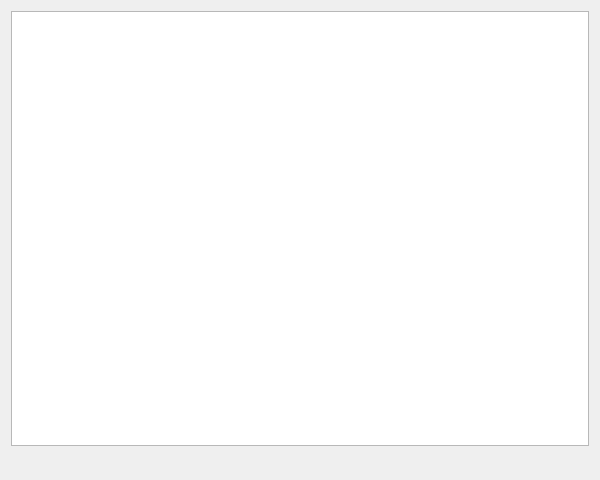
<?xml version="1.0" encoding="UTF-8"?>
<ui version="4.0">
 <class>UnTech::GuiQt::MetaSprite::ActionPoints::EditorWidget</class>
 <widget class="QWidget" name="UnTech::GuiQt::MetaSprite::ActionPoints::EditorWidget">
  <property name="geometry">
   <rect>
    <x>0</x>
    <y>0</y>
    <width>600</width>
    <height>480</height>
   </rect>
  </property>
  <property name="windowTitle">
   <string>Entity ROM Structs Editor</string>
  </property>
  <layout class="QVBoxLayout" name="verticalLayout">
   <item>
    <widget class="GuiQt::Accessor::ListAccessorTableView" name="tableView"/>
   </item>
   <item>
    <widget class="QToolBar" name="tableButtons">
     <property name="movable">
      <bool>false</bool>
     </property>
     <property name="iconSize">
      <size>
       <width>16</width>
       <height>16</height>
      </size>
     </property>
     <property name="floatable">
      <bool>false</bool>
     </property>
    </widget>
   </item>
  </layout>
 </widget>
 <customwidgets>
  <customwidget>
   <class>GuiQt::Accessor::ListAccessorTableView</class>
   <extends>QTreeView</extends>
   <header>gui-qt/accessor/listaccessortableview.h</header>
  </customwidget>
 </customwidgets>
 <resources/>
 <connections/>
</ui>
